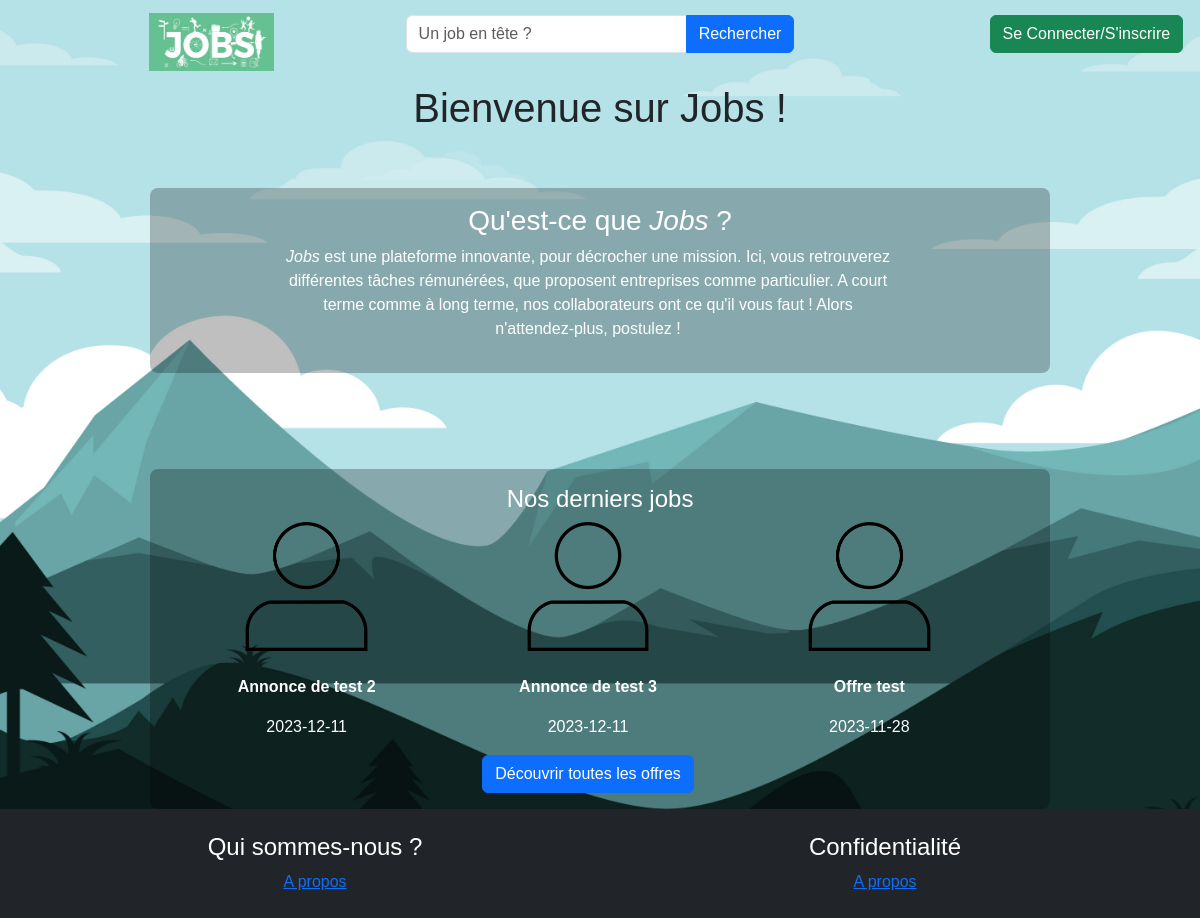
The page / on the database its author committed.
### tables this page shows
CREATE TABLE `offre` (
  `idOffre` int(11) NOT NULL,
  `intitoffre` varchar(255) NOT NULL,
  `idAct` int(11) NOT NULL,
  `lieuTravail` varchar(100) NOT NULL,
  `idContrat` int(11) NOT NULL,
  `debutPeriod` date NOT NULL,
  `finPeriod` date DEFAULT NULL,
  `descOffre` text NOT NULL,
  `idEmployeur` int(11) NOT NULL,
  `idValidation` tinyint(1) NOT NULL DEFAULT 0,
  `datePublication` date NOT NULL DEFAULT current_timestamp()
);

### controleur/portail.php (called while the page is built)
<?php
    include_once('modele/mod_annonces.php');
    $dernieresAnnonces = getTopOffers();
    include_once('vue/vue_portail.php');

### modele/mod_annonces.php (called while the page is built, shortened)
<?php
function getTopOffers(){
    $bdd = db_connect();
    $req = $bdd->prepare("SELECT * FROM offre ORDER BY datePublication DESC LIMIT 3;");
    if(!$req->execute()) throw new Exception("Erreur Requête!");
    return $req->fetchAll(PDO::FETCH_ASSOC);
}
?>

### vue/vue_portail.php (the view)
<?php
    include "vue/vue_entete.php";
?>
<div>
  <div class="col-md-12">
    <h1 class="text text-center">Bienvenue sur Jobs !</h1>
  </div>
<br><br>
<section id="aPropos">
  <div class="rounded-3 col-md-9 row bg-black bg-opacity-25 w-75 mx-auto p-3 align-self-center text-white" id="#aPropos">
    <h3 class="text text-center">Qu'est-ce que <em>Jobs</em> ?</h3>
<br>
      <div class="row">
        <div class="col-md-8 w-75 mx-auto">
          <p class="text-center"><em>Jobs</em> est une plateforme innovante, pour décrocher une mission. Ici, vous retrouverez
          différentes tâches rémunérées, que proposent entreprises comme particulier. A court terme comme à long
          terme, nos collaborateurs ont ce qu'il vous faut ! Alors n'attendez-plus, postulez !</p>
        </div>
      </div>
    </div>
</section>
<br><br>
  </div>
  <br><br>
  <div class="rounded-3 col-md-9 row bg-black bg-opacity-25 w-75 mx-auto p-3 align-self-center text-white">
    <h4 class="text text-center">Nos derniers jobs</h4>
    <div class="row">
      <?php
          foreach ($dernieresAnnonces as $annonces)
          {
            $intitOffre = $annonces['intitoffre'];
            $datePublication = $annonces['datePublication'];
      ?>
            <div class="col-md-4 text-center">
              <img src="vue/images/user.png" title="image-theme" width="50%">
              <br><br>
              <p><b><?= $intitOffre ?></b></p>
              <p><?= $datePublication ?></p>
            </div>
      <?php
          }
       ?>
        <div class="text text-center">
          <a class="btn btn-primary" href="index.php?section=lesOffres" role="button">Découvrir toutes les offres</a>
        </div>
  </div>
</div>
<?php include_once("vue/vue_footer.php"); ?>

### vue/css/style.css (style rules this page uses)
* { margin: 0; padding: 0; box-sizing: border-box; font-family: sans-serif; }
body { background:url("../images/wallpaper2.jpg") no-repeat; height: 100vh; background-size: cover; background-position: center center; background-attachment: fixed; display: flex; flex-direction: column; align-items: center; position: relative; padding: 15px; }

### rows shown on the page
offre: intitoffre "Annonce de test 2", datePublication "2023-12-11"
offre: intitoffre "Annonce de test 3", datePublication "2023-12-11"
offre: intitoffre "Offre test", datePublication "2023-11-28"
